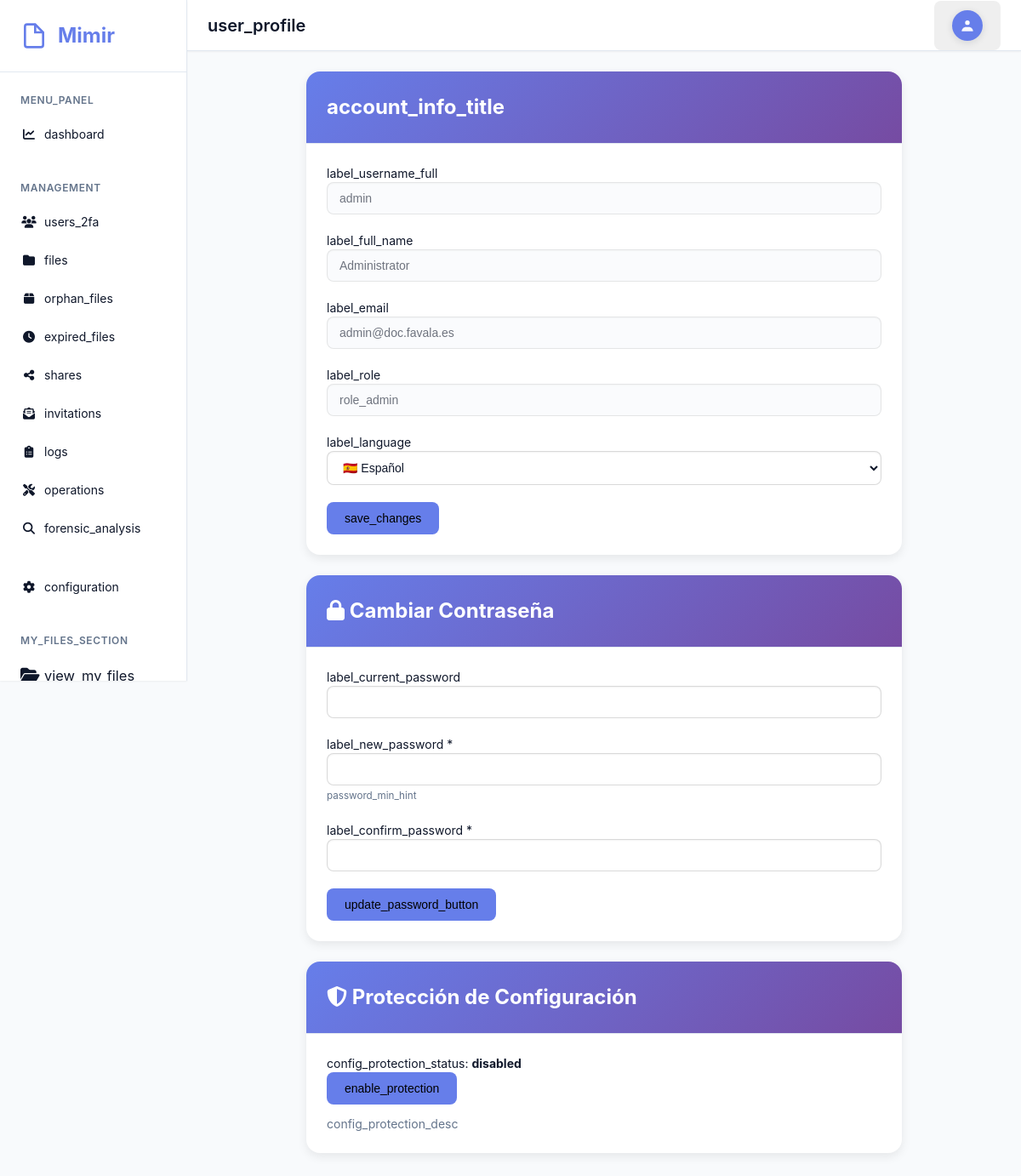
Screenshot of /user/profile.php (signed in) with the database file from the repository.
### tables this page shows
CREATE TABLE `users` (
  `id` int(11) NOT NULL AUTO_INCREMENT,
  `username` varchar(50) NOT NULL,
  `email` varchar(100) NOT NULL,
  `language` varchar(10) DEFAULT NULL,
  `password` varchar(255) DEFAULT NULL,
  `full_name` varchar(100) DEFAULT NULL,
  `role` enum('admin','user') NOT NULL DEFAULT 'user',
  `is_active` tinyint(1) NOT NULL DEFAULT 1,
  `is_ldap` tinyint(1) NOT NULL DEFAULT 0,
  `storage_quota` bigint(20) DEFAULT NULL COMMENT 'Storage quota in bytes, NULL = unlimited',
  `storage_used` bigint(20) NOT NULL DEFAULT 0,
  `require_2fa` tinyint(1) NOT NULL DEFAULT 0 COMMENT 'Admin can force 2FA for this user',
  `force_password_change` tinyint(1) NOT NULL DEFAULT 0 COMMENT 'Require user to change password on next login',
  `trusted_devices` text DEFAULT NULL COMMENT 'JSON array of trusted device hashes',
  `last_login` datetime DEFAULT NULL,
  `locked_until` datetime DEFAULT NULL,
  `created_at` timestamp NOT NULL DEFAULT current_timestamp(),
  `updated_at` timestamp NOT NULL DEFAULT current_timestamp() ON UPDATE current_timestamp(),
  PRIMARY KEY (`id`),
  UNIQUE KEY `username` (`username`),
  KEY `idx_role` (`role`),
  KEY `idx_is_active` (`is_active`),
  KEY `idx_require_2fa` (`require_2fa`),
  KEY `idx_force_password_change` (`force_password_change`)
);

### includes/lang.php (called while the page is built, shortened)
<?php
function load_lang($code) {
    static $loaded = [];
    $code = preg_replace('/[^a-zA-Z0-9_\-]/', '', $code);
    if (isset($loaded[$code])) {
        return $loaded[$code];
    }
    $data = [];
    $loaded[$code] = $data;
    return $data;
}
function t($key, $vars = []) {
    $code = 'es';
    if (session_status() === PHP_SESSION_ACTIVE && !empty($_SESSION['lang'])) {
        $candidate = $_SESSION['lang'];
        if (is_string($candidate)) {
            $code = $candidate;
        }
    }
    $lang = load_lang($code);
    $fallback_en = load_lang('en');
    $fallback_es = load_lang('es');
    $merged = array_merge($fallback_es ?: [], $fallback_en ?: [], $lang ?: []);
    $value = isset($merged[$key]) ? $merged[$key] : $key;
    if ($vars === null || $vars === []) {
        return $value;
    }
    return $value;
}
function get_available_languages() {
    $dir = __DIR__ . '/../lang';
    $files = @scandir($dir) ?: [];
    $langs = [];
    $known = [
        'es' => 'Español',
        'en' => 'English',
        'fr' => 'Français',
        'de' => 'Deutsch'
    ];
    foreach ($files as $f) {
        if (substr($f, -4) === '.php') {
            $code = basename($f, '.php');
            $langs[$code] = $known[$code] ?? ucfirst($code);
        }
    }
    return $langs;
}
function get_language_flag_emoji($code) {
    $map = [
        'es' => "🇪🇸",
        'en' => "🇬🇧",
        'fr' => "🇫🇷",
        'de' => "🇩🇪",
        'pt' => "🇵🇹",
        'it' => "🇮🇹",
        'nl' => "🇳🇱",
        'sv' => "🇸🇪",
        'da' => "🇩🇰",
        'fi' => "🇫🇮",
        'pl' => "🇵🇱",
        'cs' => "🇨🇿",
        'hu' => "🇭🇺",
        'ro' => "🇷🇴",
    ];
    return $map[$code] ?? strtoupper(substr($code,0,2));
}

### includes/auth.php (called while the page is built, shortened)
<?php
require_once __DIR__ . '/config.php';
require_once __DIR__ . '/database.php';
class Auth {
    private $db;
    public function __construct() {
        $this->db = Database::getInstance()->getConnection();
    }
    public function isLoggedIn() {
        return isset($_SESSION['user_id']) && isset($_SESSION['username']);
    }
    public function isAdmin() {
        return $this->isLoggedIn() && $_SESSION['role'] === 'admin';
    }
    public function getUser() {
        return $this->getUserById($_SESSION['user_id']);
    }
    public function checkMaintenanceMode() {
        if ($this->isAdmin()) {
            return;
        }
        require_once __DIR__ . '/../classes/Config.php';
    }
    private function getUserById($id) {
        $stmt = $this->db->prepare("SELECT * FROM users WHERE id = ? LIMIT 1");
        $stmt->execute([$id]);
        return $stmt->fetch();
    }
}

### includes/database.php (called while the page is built, shortened)
<?php
class Database {
    private static $instance = null;
    private $conn;
    private function __construct() {
        try {
            $dsn = "mysql:host=" . DB_HOST . ";dbname=" . DB_NAME . ";charset=" . DB_CHARSET;
            $options = [
                PDO::ATTR_ERRMODE => PDO::ERRMODE_EXCEPTION,
                PDO::ATTR_DEFAULT_FETCH_MODE => PDO::FETCH_ASSOC,
                PDO::ATTR_EMULATE_PREPARES => false,
            ];
            $this->conn = new PDO($dsn, DB_USER, DB_PASS, $options);
        } catch (PDOException $e) {
            error_log("Database connection failed: " . $e->getMessage());
            throw new Exception("Database connection failed");
        }
    }
    public static function getInstance() {
        if (self::$instance === null) {
            self::$instance = new self();
        }
        return self::$instance;
    }
    public function getConnection() {
        return $this->conn;
    }
}

### classes/Config.php (called while the page is built, shortened)
<?php
class Config {
    private $db;
    private $cache = [];
    public function __construct() {
        $this->db = Database::getInstance()->getConnection();
        $this->loadConfig();
    }
    private function loadConfig() {
        try {
            $stmt = $this->db->query("SELECT config_key, config_value, config_type FROM config");
            while ($row = $stmt->fetch()) {
                $this->cache[$row['config_key']] = $this->castValue($row['config_value'], $row['config_type']);
            }
        } catch (Exception $e) {
            error_log("Config load error: " . $e->getMessage());
        }
    }
    public function get($key, $default = null) {
        return $this->cache[$key] ?? $default;
    }
    private function castValue($value, $type) {
        switch ($type) {
            case 'number':
                return is_numeric($value) ? (int)$value : 0;
            case 'boolean':
                return (bool)$value;
            case 'json':
                return json_decode($value, true);
            default:
                return $value;
        }
    }
}

### public/user/profile.php (the view, shortened to what this page needs)
<?php
require_once __DIR__ . '/../../includes/config.php';
require_once __DIR__ . '/../../includes/database.php';
require_once __DIR__ . '/../../includes/auth.php';
require_once __DIR__ . '/../../includes/layout.php';
require_once __DIR__ . '/../../classes/Config.php';
$auth = new Auth();
$auth->requireLogin();
$user = $auth->getUser();
$config = new Config();
renderHeader(t('user_profile'), $user);
?>
<div class="content">
    <div style="max-width: 700px; margin: 0 auto;">
        <div class="card" style="border-radius: 1rem; overflow: hidden; border: none; box-shadow: 0 4px 12px rgba(0,0,0,0.08); margin-bottom: 1.5rem;">
            <div class="card-header" style="padding: 1.5rem;">
                <h2 class="card-title" style="font-weight: 700; font-size: 1.5rem; margin: 0;"><?php echo t('account_info_title'); ?></h2>
            </div>
            <div class="card-body">
                <div class="form-group">
                    <label><?php echo t('label_username_full'); ?></label>
                    <input type="text" class="form-control" value="<?php echo htmlspecialchars($user['username']); ?>" disabled>
                </div>
                <div class="form-group">
                    <label><?php echo t('label_full_name'); ?></label>
                    <input type="text" class="form-control" value="<?php echo htmlspecialchars($user['full_name'] ?? ''); ?>" disabled>
                </div>
                <div class="form-group">
                    <label><?php echo t('label_email'); ?></label>
                    <input type="email" class="form-control" value="<?php echo htmlspecialchars($user['email'] ?? ''); ?>" disabled>
                </div>
                <div class="form-group">
                    <label><?php echo t('label_role'); ?></label>
                    <input type="text" class="form-control" value="<?php echo $user['role'] === 'admin' ? t('role_admin') : t('role_user'); ?>" disabled>
                </div>
                <form method="POST" style="margin-top:1rem;">
                    <div class="form-group">
                        <label><?php echo t('label_language'); ?></label>
                        <select name="language" class="form-control">
                            <?php
                            $langs = get_available_languages();
                            $cur = $user['language'] ?? (new Config())->get('default_language','es');
                            foreach ($langs as $code => $name):
                                $flag = get_language_flag_emoji($code);
                            ?>
                                <option value="<?php echo htmlspecialchars($code); ?>" <?php echo $cur === $code ? 'selected' : ''; ?>><?php echo htmlspecialchars(($flag ? $flag . ' ' : '') . $name); ?></option>
                            <?php endforeach; ?>
                        </select>
                    </div>
                    <button class="btn btn-primary" type="submit"><?php echo t('save_changes'); ?></button>
                </form>
            </div>
        </div>
        <?php if (!$user['is_ldap']): ?>
        <div class="card" style="border-radius: 1rem; overflow: hidden; border: none; box-shadow: 0 4px 12px rgba(0,0,0,0.08);">
            <div class="card-header" style="padding: 1.5rem;">
                <h2 class="card-title" style="font-weight: 700; font-size: 1.5rem; margin: 0;"><i class="fas fa-lock"></i> Cambiar Contraseña</h2>
            </div>
            <div class="card-body">
                <form method="POST">
                        <div class="form-group">
                            <label><?php echo t('label_current_password'); ?></label>
                            <input type="password" name="current_password" class="form-control" required>
                        </div>
                    <div class="form-group">
                        <label><?php echo t('label_new_password'); ?> *</label>
                        <input type="password" name="new_password" class="form-control" required minlength="6">
                        <small style="color: var(--text-muted);"><?php echo sprintf(t('password_min_hint'), 6); ?></small>
                    </div>
                    <div class="form-group">
                        <label><?php echo t('label_confirm_password'); ?> *</label>
                        <input type="password" name="confirm_password" class="form-control" required minlength="6">
                    </div>
                    <button type="submit" class="btn btn-primary"><?php echo t('update_password_button'); ?></button>
                </form>
            </div>
        </div>
        <?php endif; ?>
        <?php if ($user['role'] === 'admin'): ?>
        <div class="card" style="margin-top:1.5rem; border-radius: 1rem; overflow: hidden; border: none; box-shadow: 0 4px 12px rgba(0,0,0,0.08);">
            <div class="card-header" style="padding: 1.5rem;">
                <h2 class="card-title" style="font-weight: 700; font-size: 1.5rem; margin: 0;"><i class="fas fa-shield-alt"></i> Protección de Configuración</h2>
            </div>
            <div class="card-body">
                <?php
                    $currentProtection = (bool)$config->get('enable_config_protection', '0');
                ?>
                <p><?php echo t('config_protection_status'); ?>: <strong><?php echo $currentProtection ? t('enabled') : t('disabled'); ?></strong></p>
                <form method="POST" style="display:inline-block; margin-right:0.5rem;">
                    <button type="submit" class="btn <?php echo $currentProtection ? 'btn-danger' : 'btn-primary'; ?>">
                        <?php echo $currentProtection ? t('disable_protection') : t('enable_protection'); ?>
                    </button>
                </form>
                <p style="color:var(--text-muted); margin-top:0.75rem;"><?php echo t('config_protection_desc'); ?></p>
            </div>
        </div>
        <?php endif; ?>
    </div>
</div>

### public/assets/css/style.css (style rules this page uses)
:root { --brand-primary: #1e40af; --brand-secondary: #475569; --brand-accent: #0ea5e9; --primary-color: var(--brand-primary); --primary-dark: #1e3a8a; --primary-light: #3b82f6; --secondary-color: var(--brand-secondary); --accent-color: var(--brand-accent); --success-color: #059669; --danger-color: #dc2626; --warning-color: #d97706; --info-color: var(--brand-accent); --bg-color: #f8fafc; --bg-main: #ffffff; --bg-secondary: #f1f5f9; --surface-color: #ffffff; --text-color: #0f172a; --text-primary: #1e293b; --text-secondary: #475569; --text-muted: #64748b; --text-main: var(--text-primary); --text-on-primary: #ffffff; --border-color: #e2e8f0; --border-light: #f1f5f9; --sidebar-width: 250px; --header-height: 60px; --radius-sm: 4px; --radius-md: 8px; --radius-lg: 12px; --shadow-sm: 0 1px 2px 0 rgba(0, 0, 0, 0.05); --shadow-md: 0 2px 4px 0 rgba(0, 0, 0, 0.08); --shadow-lg: 0 4px 6px -1px rgba(0, 0, 0, 0.1); --shadow-xl: 0 10px 15px -3px rgba(0, 0, 0, 0.1); --primary: var(--brand-primary); --period-bg: rgba(255,255,255,0.92); --period-border: rgba(0,0,0,0.06); --period-text: var(--text-primary); --period-hover-bg: rgba(0,0,0,0.04); }
* { margin: 0; padding: 0; box-sizing: border-box; }
body { font-family: -apple-system, BlinkMacSystemFont, 'Segoe UI', Roboto, 'Helvetica Neue', Arial, sans-serif; font-size: 14px; line-height: 1.5; color: var(--text-color); background-color: var(--bg-color); }
.content { flex: 1; padding: 1.5rem; }
.card { background-color: var(--surface-color); border-radius: var(--radius-md); box-shadow: var(--shadow-sm); border: 1px solid var(--border-color); margin-bottom: 1.5rem; }
.card-header { padding: 1.25rem 1.5rem; border-bottom: 1px solid var(--border-color); display: flex; align-items: center; justify-content: space-between; }
.card-title { font-size: 1.125rem; font-weight: 600; }
.card-body { padding: 1.5rem; }
.card-header { background: linear-gradient(135deg, var(--brand-primary) 0%, var(--brand-secondary) 100%); color: var(--text-on-primary, #ffffff); }
.btn { display: inline-flex; align-items: center; justify-content: center; gap: 0.5rem; padding: 0.625rem 1.25rem; font-size: 0.875rem; font-weight: 500; border: 1px solid transparent; border-radius: var(--radius-md); cursor: pointer; transition: all 0.2s; text-decoration: none; }
.btn-primary { background-color: var(--primary-color); color: var(--text-on-primary); border-color: transparent; }
.form-group { margin-bottom: 1.25rem; }
.form-control { width: 100%; padding: 0.625rem 0.875rem; font-size: 0.875rem; border: 1.5px solid rgba(0, 0, 0, 0.15); border-radius: var(--radius-md); background-color: rgba(255, 255, 255, 0.05); color: var(--text-color); transition: all 0.2s; box-shadow: inset 0 1px 2px rgba(0, 0, 0, 0.05); }
.form-control:disabled { background-color: var(--bg-color); opacity: 0.6; cursor: not-allowed; }
.fas, .far, .fab { display: inline-block; font-style: normal; font-variant: normal; text-rendering: auto; -webkit-font-smoothing: antialiased; }

### rows the page displays
users: username "admin", full_name "Administrator", email "admin@doc.favala.es", language "🇪🇸 Español"

### other values shown
$siteName "Mimir"
t('menu_panel') "MENU_PANEL"
t('dashboard') "dashboard"
t('management') "MANAGEMENT"
t('users_2fa') "users_2fa"
t('files') "files"
t('orphan_files') "orphan_files"
t('expired_files') "expired_files"
t('shares') "shares"
t('invitations') "invitations"
t('logs') "logs"
t('operations') "operations"
t('forensic_analysis') "forensic_analysis"
t('configuration') "configuration"
t('my_files_section') "MY_FILES_SECTION"
